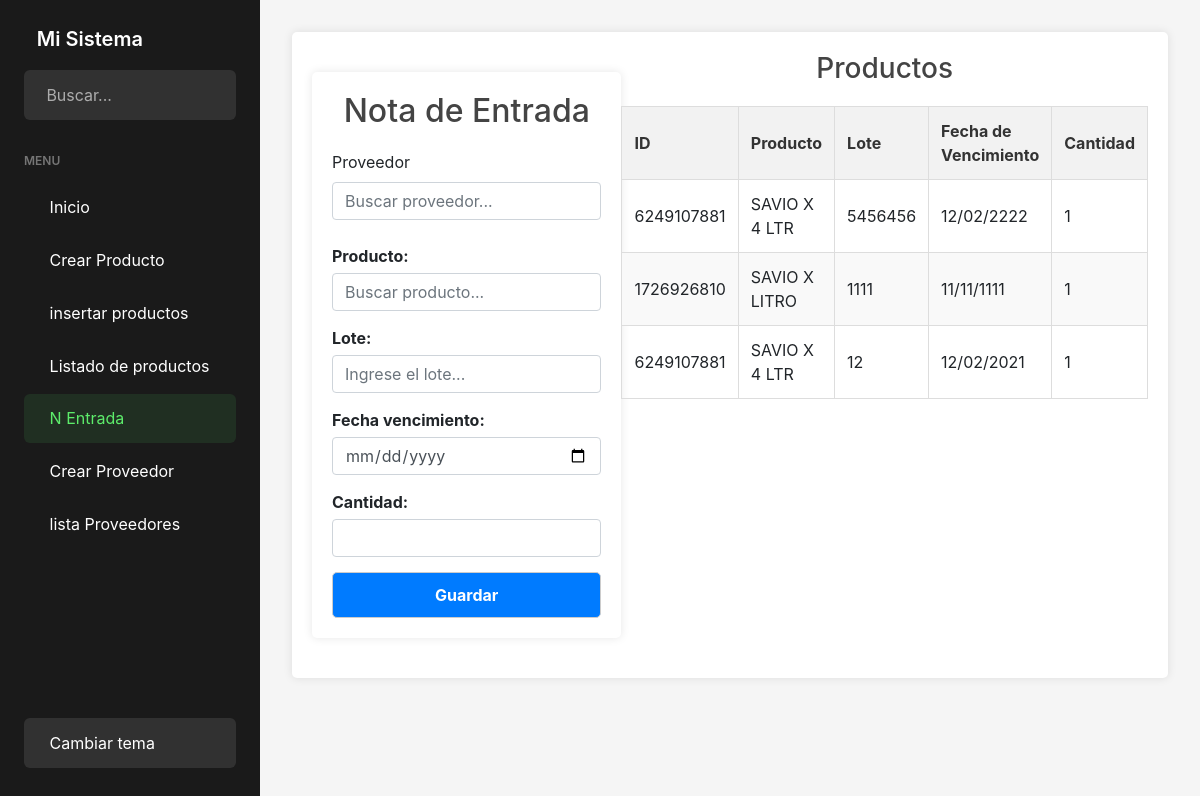
Before: /agregar_nota_entrada/ with the older database file.
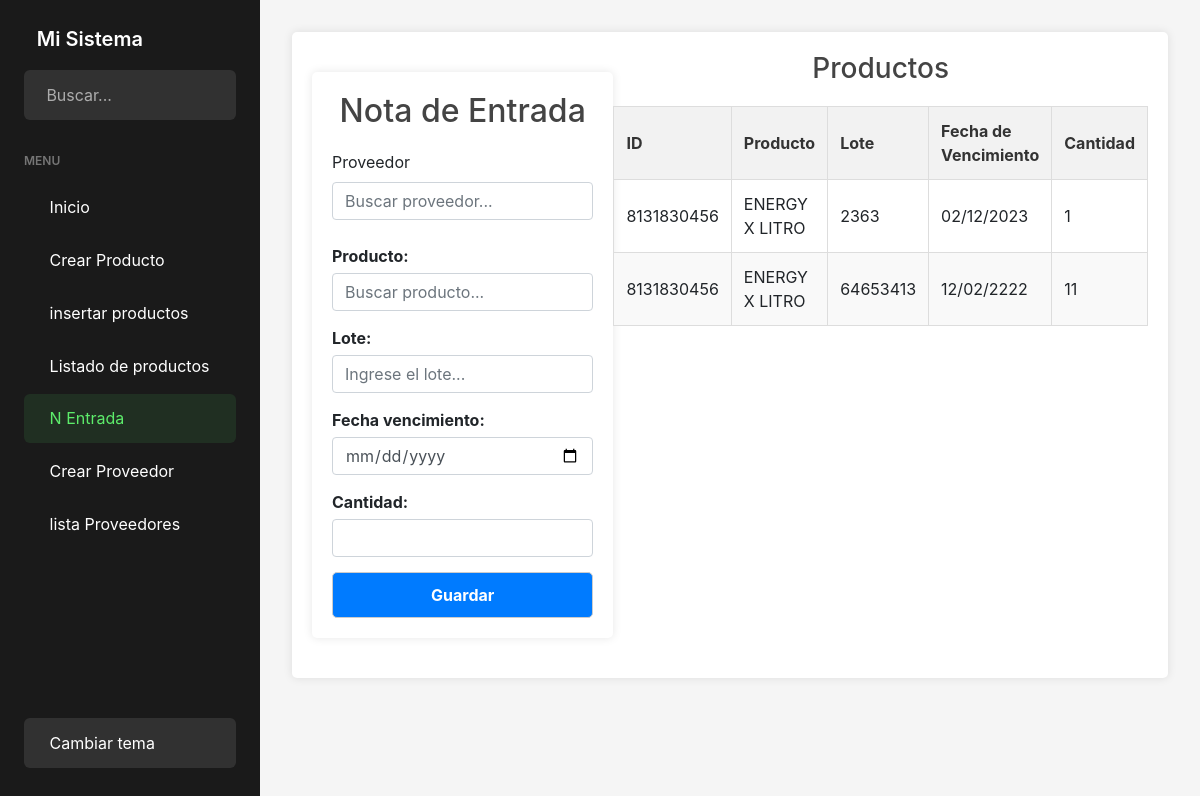
After: the same page with the newer database file.
### APP_PM/models.py (models this page shows, shortened)
class NotaEntrada(models.Model):
    producto = models.ForeignKey('Crear_producto', on_delete=models.CASCADE)  # Relación con el producto
    cantidad = models.PositiveIntegerField()  # Cantidad de producto ingresada
    lote = models.CharField(max_length=100, default='')   # Número de lote del producto
    fecha_vencimiento = models.DateField(null=True, blank=True) # Fecha de vencimiento del producto

class Crear_producto(models.Model):
    LINEA_OPCIONES = [
        ('001', 'Fertilizantes'),
        ('002', 'Bioinsumos'),
        ('003', 'Materia Prima'),
        ('004', 'Coayudantes'),
        ('005', 'Comercializacion de productos'),
        ('006', 'Equipos de pulverizador'),
        ('007', 'Fungicidas'),
        ('008', 'Herbicidas'),
        ('009', 'Insecticidas'),
        ('010', 'Insumos'),
        ('011', 'Mercancia en Consignacion'),
        ('012', 'Productos fabricados - No Propios'),
    ]
    GRUPO_OPCIONES = [
        ('001', 'Biofungicidas'),
        ('002', 'Comercializacion de productos'),
        ('003', 'Materia Prima'),
        ('004', 'Fertilizantes'),
        ('005', 'Foliares'),
        ('006', 'Granulados'),
        ('007', 'Insumos'),
        ('008', 'Liquido'),
        ('009', 'Organicos'),
        ('010', 'Polvo'),
        ('011', 'Productos fabricados - No Propios'),
        ('012', 'Pulverizador Liquido'),
    ]
    id_producto = models.CharField(max_length=10, unique=True, editable=False, blank=True)
    nombre_producto = models.CharField(max_length=100)
    linea = models.CharField(max_length=100, choices=LINEA_OPCIONES)
    grupo = models.CharField(max_length=100, choices=GRUPO_OPCIONES)
    marca = models.CharField(max_length=100)

### APP_PM/views.py (the view)
# urls.py: path('agregar_nota_entrada/', views.agregar_nota_entrada, name='agregar_nota_entrada'),
def agregar_nota_entrada(request):
    if request.method == 'POST':
        form = NotaEntradaForm(request.POST)
        producto_id = request.POST.get('producto_id')
        if form.is_valid() and producto_id:
            nota = form.save(commit=False)
            nota.producto = Crear_producto.objects.get(id=producto_id)
            nota.save()
            return redirect('agregar_nota_entrada')
    else:
        form = NotaEntradaForm()
    proveedores = CrearProveedor.objects.all()
    notas = NotaEntrada.objects.all()
    return render(request, 'Notas/Nota_Entrada.html', {'form': form, 'notas': notas, 'proveedores': proveedores})

### APP_PM/forms.py
class NotaEntradaForm(forms.ModelForm):
    producto_nombre = forms.CharField(
        label="Producto",
        widget=forms.TextInput(attrs={
            'class': 'form-control',
            'placeholder': 'Buscar producto...'
        })
    )
    class Meta:
        model = NotaEntrada
        fields = ['producto_nombre', 'lote', 'fecha_vencimiento', 'cantidad', ]
        widgets = {
            'cantidad': forms.NumberInput(attrs={
                'class': 'form-control',
                'min': 1
            }),
            'lote': forms.TextInput(attrs={
                'class': 'form-control',
                'placeholder': 'Ingrese el lote...'
            }),
            'fecha_vencimiento': forms.DateInput(attrs={
                'class': 'form-control',
                'type': 'date'  # Selector de fecha
            }),
        }

### APP_PM/templates/Notas/Nota_Entrada.html (shortened to what this page needs)
{% extends 'Home/home.html' %}
{% load static %}
{% block content %}
<!DOCTYPE html>
<html lang="es">
    <head>
        <link href="https://code.jquery.com/ui/1.12.1/themes/base/jquery-ui.css" rel="stylesheet">
        <link rel="stylesheet" href="{% static 'css/Nota_entrada.css' %}">
</head>
<body>
<div class="container">
    <div class=" container_Form">
    <h2>Nota de Entrada</h2>
        <label for="">Proveedor</label>
        <input class="form-control ui-autocomplete-input" type="text" id="proveedor" name="proveedor" placeholder="Buscar proveedor...">
        <br>
        <form method="post">
            <div>
                {{ form.producto_nombre.label_tag }}
                {{ form.producto_nombre }}
            </div>
            <div>
                {{ form.lote.label_tag }}
                {{ form.lote }}
            </div>
            <div>
                {{ form.fecha_vencimiento.label_tag }}
                {{ form.fecha_vencimiento }}
            </div>
            <div>
                {{ form.cantidad.label_tag }}
                {{ form.cantidad }}
            </div>
            <button type="submit">Guardar</button>
        </form>
    </div>
    <div class="container_tabla">
        <h3>Productos</h3>
        <table>
            <thead>
                <tr>
                    <th>ID</th>
                    <th>Producto</th>
                    <th>Lote</th>
                    <th>Fecha de Vencimiento</th>
                    <th>Cantidad</th>
                </tr>
            </thead>
            <tbody id="productosTabla">
                {% for nota in notas %}
                <tr>
                    <td>{{ nota.producto.id_producto }}</td>
                    <td>{{ nota.producto.nombre_producto }}</td>
                    <td>{{ nota.lote }}</td>
                    <td>{{ nota.fecha_vencimiento|date:"d/m/Y" }}</td>
                    <td>{{ nota.cantidad }}</td>
                </tr>
                {% endfor %}
            </tbody>
        </table>
    </div>
</div>
</body>
</html>
{% endblock %}

### APP_PM/templates/Home/home.html (shortened to what this page needs)
<!DOCTYPE html>
<html lang="es">
<head>
    {% load static %}
    <link href="https://cdn.jsdelivr.net/npm/remixicon@3.5.0/fonts/remixicon.css" rel="stylesheet">
    <link rel="stylesheet" href="https://cdnjs.cloudflare.com/ajax/libs/font-awesome/6.0.0-beta3/css/all.min.css">
    <link href="https://maxcdn.bootstrapcdn.com/bootstrap/4.5.2/css/bootstrap.min.css" rel="stylesheet">
    <link rel="stylesheet" href="{% static 'css/home.css' %}">
</head>
<body>
    <div class="wrapper">
        <aside class="sidebar">
            <div class="sidebar-header">
                <div class="logo">
                    <span>Mi Sistema</span>
                </div>
                <button id="toggle-sidebar" class="toggle-btn">
                </button>
                <div class="search-box">
                    <input type="text" placeholder="Buscar...">
                </div>
            </div>
            <ul class="sidebar-menu">
                <li class="menu-header">Menu</li>
                <li class="menu-item {% if request.path == '/' %}active{% endif %}">
                    <a href="{% url 'home' %}">
                        <span>Inicio</span>
                    </a>
                </li>
                <li class="menu-item {% if 'crear_producto' in request.path %}active{% endif %}">
                    <a href="{% url 'crear_producto' %}">
                        <span>Crear Producto</span>
                    </a>
                </li>
                <li class="menu-item {% if 'insertar-productos' in request.path %}active{% endif %}">
                    <a href="{% url 'insertar_productos' %}">
                        <span>insertar productos</span>
                    </a>
                </li>
                <li class="menu-item {% if 'productos_listado' in request.path %}active{% endif %}">
                    <a href="{% url 'productos_listado' %}">
                        <span>Listado de productos</span>
                    </a>
                </li>
                <li class="menu-item {% if 'agregar_nota_entrada' in request.path %}active{% endif %}">
                    <a href="{% url 'agregar_nota_entrada' %}">
                        <span>N Entrada</span>
                    </a>
                </li>
                <li class="menu-item {% if 'crear_proveedor' in request.path %}active{% endif %}">
                    <a href="{% url 'crear_proveedor' %}">
                        <span>Crear Proveedor</span>
                    </a>
                </li>
                <li class="menu-item {% if 'lista_proveedores' in request.path %}active{% endif %}">
                    <a href="{% url 'lista_proveedores' %}">
                        <span>lista Proveedores</span>
                    </a>
                </li>
            </ul>
            <div class="theme-toggle">
                <button id="theme-toggle">
                    <span>Cambiar tema</span>
                </button>
            </div>
        </aside>
        <main class="content">
            {% block content %}
            {% endblock %}
        </main>
    </div>
</body>
</html>

### APP_PM/static/css/home.css (style rules this page uses)
:root { --primary-color: #5dec6b; --sidebar-width: 260px; --sidebar-collapsed-width: 80px; --header-height: 60px; --sidebar-bg: #1a1a1a; --sidebar-color: #fff; --hover-bg: rgba(93, 236, 107, 0.1); }
.container { max-width: 100%; padding: 20px; background-color: #fff; border-radius: 5px; box-shadow: 0 0 10px rgba(0, 0, 0, 0.1); }
* { margin: 0; padding: 0; box-sizing: border-box; font-family: 'Inter', sans-serif; }
body { background-color: #f5f5f5; }
.wrapper { display: flex; min-height: 100vh; }
.sidebar { width: var(--sidebar-width); background: var(--sidebar-bg); color: var(--sidebar-color); height: 100vh; position: fixed; padding: 1.5rem; transition: all 0.3s ease; }
.sidebar-header { margin-bottom: 2rem; position: relative; }
.toggle-btn { position: absolute; top: 0; right: 0; background: transparent; border: none; color: var(--sidebar-color); cursor: pointer; padding: 0.5rem; font-size: 1.25rem; display: flex; align-items: center; justify-content: center; }
.logo { display: flex; align-items: center; gap: 0.8rem; font-size: 1.25rem; font-weight: 600; margin-bottom: 1rem; }
.search-box { background: rgba(255, 255, 255, 0.1); border-radius: 6px; padding: 0.8rem; display: flex; align-items: center; gap: 0.6rem; }
.search-box input { background: transparent; border: none; outline: none; color: var(--sidebar-color); width: 100%; }
.search-box input::placeholder { color: rgba(255, 255, 255, 0.6); }
.sidebar-menu { list-style: none; }
.menu-header { text-transform: uppercase; font-size: 0.75rem; font-weight: 600; margin-bottom: 0.8rem; color: rgba(255, 255, 255, 0.4); }
.menu-item a { display: flex; align-items: center; gap: 0.8rem; padding: 0.8rem; text-decoration: none; color: var(--sidebar-color); border-radius: 6px; margin-bottom: 0.2rem; }
.menu-item.active a, .menu-item a:hover { background: var(--hover-bg); color: var(--primary-color); }
.theme-toggle { position: absolute; bottom: 2rem; width: calc(100% - 3rem); }
.theme-toggle button { width: 100%; padding: 0.8rem; border: none; background: rgba(255, 255, 255, 0.1); color: var(--sidebar-color); border-radius: 6px; cursor: pointer; display: flex; align-items: center; gap: 0.8rem; }
.content { margin-left: var(--sidebar-width); padding: 2rem; width: calc(100% - var(--sidebar-width)); transition: all 0.3s ease; }

### APP_PM/templates/Notas/Nota_Entrada.html (style rules this page uses)
.container { display: flex; }
.container_Form { width: 50%; max-height: 100%; margin: 20px auto; padding: 20px; background-color: #fff; border-radius: 5px; box-shadow: 0 0 10px rgba(0, 0, 0, 0.1); }
h2, h3 { text-align: center; color: #444; margin-bottom: 20px; }
form { display: flex; flex-direction: column; gap: 15px; }
form div { display: flex; flex-direction: column; }
form label { font-weight: bold; margin-bottom: 5px; }
form input, form select, button[type="submit"] { padding: 10px; font-size: 1rem; border: 1px solid #ccc; border-radius: 5px; transition: border-color 0.3s ease, box-shadow 0.3s ease; }
button[type="submit"] { background-color: #007bff; color: #fff; cursor: pointer; font-weight: bold; }
table { max-width: 100%; border-collapse: collapse; margin-top: 20px; }
table th, table td { padding: 12px; border: 1px solid #ddd; text-align: left; }
table thead th { background-color: #f2f2f2; color: #333; font-weight: bold; }
table tbody tr:nth-child(even) { background-color: #f9f9f9; }

Changed rows visible on the page:
removed NotaEntrada: producto.id_producto "1726926810", producto.nombre_producto "SAVIO X LITRO", lote "1111", fecha_vencimiento "11/11/1111", cantidad "1"
removed NotaEntrada: producto.id_producto "6249107881", producto.nombre_producto "SAVIO X 4 LTR", lote "12", fecha_vencimiento "12/02/2021", cantidad "1"
changed NotaEntrada (number 1 of 2 on the later page): producto.id_producto "6249107881" → "8131830456"; producto.nombre_producto "SAVIO X 4 LTR" → "ENERGY X LITRO"; lote "5456456" → "2363"; fecha_vencimiento "12/02/2222" → "02/12/2023"
added NotaEntrada: producto.id_producto "8131830456", producto.nombre_producto "ENERGY X LITRO", lote "64653413", fecha_vencimiento "12/02/2222", cantidad "11"
